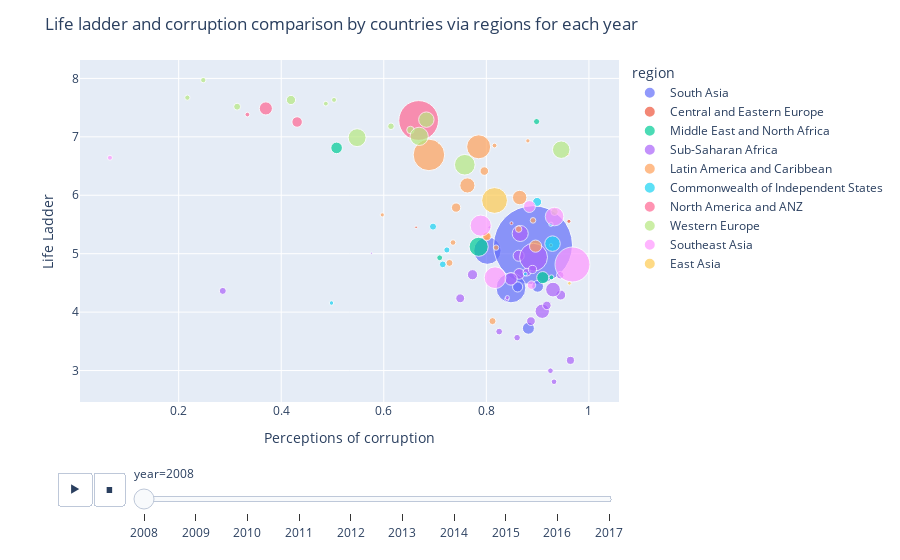

Notebook code for this chart:
### Markdown cell above
<a id='13'></a>
## Relationship Between Happiness and Corruption

### Code cell
fig=px.scatter(pop_df,
              x="Perceptions of corruption",
              y="Life Ladder",
              animation_frame="year",
              animation_group="Country name",
              size="population",
              color="region",
              hover_name="Country name",
              size_max=60)
fig.update_layout(title="Life ladder and corruption comparison by countries via regions for each year")
fig.show()

### Figure 1 — Plotly figure (JSON) as saved in the notebook; plotly's stock layout.template omitted (floating-point values rounded to 4 significant figures)
{"data": [{"hovertemplate": "<b>%{hovertext}</b><br><br>region=South Asia<br>year=2008<br>Perceptions of corruption=%{x}<br>Life Ladder=%{y}<br>population=%{marker.size}<extra></extra>", "hovertext": ["Afghanistan", "Bangladesh", "India", "Nepal", "Pakistan", "Sri Lanka"], "ids": ["Afghanistan", "Bangladesh", "India", "Nepal", "Pakistan", "Sri Lanka"], "legendgroup": "South Asia", "marker": {"color": "#636efa", "size": [27722276, 144304167, 1200669765, 26666576, 171648986, 19983984], "sizemode": "area", "sizeref": 385100.0, "symbol": "circle"}, "mode": "markers", "name": "South Asia", "orientation": "v", "showlegend": true, "type": "scatter", "x": [0.882, 0.802, 0.891, 0.9, 0.848, 0.861], "xaxis": "x", "y": [3.724, 5.052, 5.146, 4.441, 4.414, 4.431], "yaxis": "y"}, {"hovertemplate": "<b>%{hovertext}</b><br><br>region=Central and Eastern Europe<br>year=2008<br>Perceptions of corruption=%{x}<br>Life Ladder=%{y}<br>population=%{marker.size}<extra></extra>", "hovertext": ["Estonia", "Kosovo", "Latvia", "Lithuania"], "ids": ["Estonia", "Kosovo", "Latvia", "Lithuania"], "legendgroup": "Central and Eastern Europe", "marker": {"color": "#EF553B", "size": [1337090, 1747383, 2177322, 3198231], "sizemode": "area", "sizeref": 385100.0, "symbol": "circle"}, "mode": "markers", "name": "Central and Eastern Europe", "orientation": "v", "showlegend": true, "type": "scatter", "x": [0.663, 0.849, 0.926, 0.961], "xaxis": "x", "y": [5.452, 5.522, 5.145, 5.554], "yaxis": "y"}, {"hovertemplate": "<b>%{hovertext}</b><br><br>region=Middle East and North Africa<br>year=2008<br>Perceptions of corruption=%{x}<br>Life Ladder=%{y}<br>population=%{marker.size}<extra></extra>", "hovertext": ["Iraq", "Israel", "Jordan", "Lebanon", "Saudi Arabia", "Turkey"], "ids": ["Iraq", "Israel", "Jordan", "Lebanon", "Saudi Arabia", "Turkey"], "legendgroup": "Middle East and North Africa", "marker": {"color": "#00cc96", "size": [28385746, 7308800, 6556478, 4764741, 25888541, 70418604], "sizemode": "area", "sizeref": 385100.0, "symbol": "circle"}, "mode": "markers", "name": "Middle East and North Africa", "orientation": "v", "showlegend": true, "type": "scatter", "x": [0.91, 0.898, 0.709, 0.927, 0.508, 0.785], "xaxis": "x", "y": [4.59, 7.261, 4.93, 4.595, 6.811, 5.118], "yaxis": "y"}, {"hovertemplate": "<b>%{hovertext}</b><br><br>region=Sub-Saharan Africa<br>year=2008<br>Perceptions of corruption=%{x}<br>Life Ladder=%{y}<br>population=%{marker.size}<extra></extra>", "hovertext": ["Benin", "Botswana", "Burkina Faso", "Burundi", "Cameroon", "Chad", "Djibouti", "Ghana", "Kenya", "Liberia", "Madagascar", "Mali", "Mauritania", "Mozambique", "Niger", "Nigeria", "Rwanda", "Senegal", "Sierra Leone", "South Africa", "Tanzania", "Togo", "Uganda", "Zambia", "Zimbabwe"], "ids": ["Benin", "Botswana", "Burkina Faso", "Burundi", "Cameroon", "Chad", "Djibouti", "Ghana", "Kenya", "Liberia", "Madagascar", "Mali", "Mauritania", "Mozambique", "Niger", "Nigeria", "Rwanda", "Senegal", "Sierra Leone", "South Africa", "Tanzania", "Togo", "Uganda", "Zambia", "Zimbabwe"], "legendgroup": "Sub-Saharan Africa", "marker": {"color": "#ab63fa", "size": [8696921, 1915639, 14689725, 8126102, 19252666, 11183588, 816358, 23563825, 39791981, 3607860, 19996473, 14113577, 3296238, 22276596, 15250908, 150269623, 9524534, 12004701, 6133603, 49779471, 41853944, 6083420, 30431736, 12848530, 12379549], "sizemode": "area", "sizeref": 385100.0, "symbol": "circle"}, "mode": "markers", "name": "Sub-Saharan Africa", "orientation": "v", "showlegend": true, "type": "scatter", "x": [0.825, 0.806, 0.887, 0.86, 0.945, 0.944, 0.576, 0.863, 0.909, 0.84, 0.773, 0.918, 0.841, 0.864, 0.749, 0.892, 0.286, 0.879, 0.925, 0.866, 0.93, 0.932, 0.848, 0.89, 0.964], "xaxis": "x", "y": [3.667, 5.451, 3.846, 3.563, 4.292, 4.632, 5.009, 4.965, 4.015, 4.221, 4.64, 4.115, 4.248, 4.654, 4.236, 4.939, 4.363, 4.683, 2.997, 5.346, 4.385, 2.808, 4.569, 4.73, 3.174], "yaxis": "y"}, {"hovertemplate": "<b>%{hovertext}</b><br><br>region=Latin America and Caribbean<br>year=2008<br>Perceptions of corruption=%{x}<br>Life Ladder=%{y}<br>population=%{marker.size}<extra></extra>", "hovertext": ["Argentina", "Bolivia", "Brazil", "Chile", "Colombia", "Costa Rica", "Dominican Republic", "Ecuador", "El Salvador", "Guatemala", "Haiti", "Honduras", "Mexico", "Nicaragua", "Panama", "Paraguay", "Peru", "Trinidad and Tobago", "Uruguay"], "ids": ["Argentina", "Bolivia", "Brazil", "Chile", "Colombia", "Costa Rica", "Dominican Republic", "Ecuador", "El Salvador", "Guatemala", "Haiti", "Honduras", "Mexico", "Nicaragua", "Panama", "Paraguay", "Peru", "Trinidad and Tobago", "Uruguay"], "legendgroup": "Latin America and Caribbean", "marker": {"color": "#FFA15A", "size": [40080160, 9721454, 192030362, 16708258, 44254975, 4463125, 9458075, 14535739, 6131764, 14006428, 9646580, 7980955, 110815271, 5667432, 3516204, 6081296, 28562317, 1314443, 3340221], "sizemode": "area", "sizeref": 385100.0, "symbol": "circle"}, "mode": "markers", "name": "Latin America and Caribbean", "orientation": "v", "showlegend": true, "type": "scatter", "x": [0.865, 0.801, 0.688, 0.741, 0.763, 0.816, 0.728, 0.801, 0.735, 0.796, 0.812, 0.863, 0.785, 0.819, 0.881, 0.891, 0.896, 0.959, 0.597], "xaxis": "x", "y": [5.961, 5.298, 6.691, 5.789, 6.168, 6.851, 4.842, 5.297, 5.191, 6.414, 3.846, 5.42, 6.829, 5.104, 6.931, 5.57, 5.129, 6.696, 5.664], "yaxis": "y"}, {"hovertemplate": "<b>%{hovertext}</b><br><br>region=Commonwealth of Independent States<br>year=2008<br>Perceptions of corruption=%{x}<br>Life Ladder=%{y}<br>population=%{marker.size}<extra></extra>", "hovertext": ["Armenia", "Azerbaijan", "Belarus", "Georgia", "Kazakhstan", "Moldova", "Tajikistan", "Ukraine", "Uzbekistan"], "ids": ["Armenia", "Azerbaijan", "Belarus", "Georgia", "Kazakhstan", "Moldova", "Tajikistan", "Ukraine", "Uzbekistan"], "legendgroup": "Commonwealth of Independent States", "marker": {"color": "#19d3f3", "size": [2907618, 8763400, 9527985, 3848449, 15674000, 3570108, 7209930, 46258200, 27302800], "sizemode": "area", "sizeref": 385100.0, "symbol": "circle"}, "mode": "markers", "name": "Commonwealth of Independent States", "orientation": "v", "showlegend": true, "type": "scatter", "x": [0.876, 0.715, 0.696, 0.498, 0.899, 0.926, 0.723, 0.929, null], "xaxis": "x", "y": [4.652, 4.817, 5.463, 4.156, 5.886, 5.503, 5.064, 5.172, 5.311], "yaxis": "y"}, {"hovertemplate": "<b>%{hovertext}</b><br><br>region=North America and ANZ<br>year=2008<br>Perceptions of corruption=%{x}<br>Life Ladder=%{y}<br>population=%{marker.size}<extra></extra>", "hovertext": ["Australia", "Canada", "New Zealand", "United States"], "ids": ["Australia", "Canada", "New Zealand", "United States"], "legendgroup": "North America and ANZ", "marker": {"color": "#FF6692", "size": [21249200, 33247118, 4259800, 304093966], "sizemode": "area", "sizeref": 385100.0, "symbol": "circle"}, "mode": "markers", "name": "North America and ANZ", "orientation": "v", "showlegend": true, "type": "scatter", "x": [0.431, 0.37, 0.334, 0.668], "xaxis": "x", "y": [7.254, 7.486, 7.381, 7.28], "yaxis": "y"}, {"hovertemplate": "<b>%{hovertext}</b><br><br>region=Western Europe<br>year=2008<br>Perceptions of corruption=%{x}<br>Life Ladder=%{y}<br>population=%{marker.size}<extra></extra>", "hovertext": ["Austria", "Belgium", "Denmark", "Finland", "France", "Germany", "Iceland", "Ireland", "Italy", "Netherlands", "Norway", "Portugal", "Spain", "Sweden", "United Kingdom"], "ids": ["Austria", "Belgium", "Denmark", "Finland", "France", "Germany", "Iceland", "Ireland", "Italy", "Netherlands", "Norway", "Portugal", "Spain", "Sweden", "United Kingdom"], "legendgroup": "Western Europe", "marker": {"color": "#B6E880", "size": [8321496, 10709973, 5493621, 5313399, 64374984, 82110097, 317414, 4489544, 58826731, 16445593, 4768212, 10558177, 45954106, 9219637, 61806995], "sizemode": "area", "sizeref": 385100.0, "symbol": "circle"}, "mode": "markers", "name": "Western Europe", "orientation": "v", "showlegend": true, "type": "scatter", "x": [0.614, 0.652, 0.248, 0.217, 0.669, 0.758, 0.708, 0.487, 0.946, 0.419, 0.503, 0.933, 0.683, 0.314, 0.548], "xaxis": "x", "y": [7.181, 7.117, 7.971, 7.671, 7.008, 6.522, 6.888, 7.568, 6.78, 7.631, 7.632, 5.717, 7.294, 7.516, 6.986], "yaxis": "y"}, {"hovertemplate": "<b>%{hovertext}</b><br><br>region=Southeast Asia<br>year=2008<br>Perceptions of corruption=%{x}<br>Life Ladder=%{y}<br>population=%{marker.size}<extra></extra>", "hovertext": ["Cambodia", "Indonesia", "Malaysia", "Philippines", "Singapore", "Thailand", "Vietnam"], "ids": ["Cambodia", "Indonesia", "Malaysia", "Philippines", "Singapore", "Thailand", "Vietnam"], "legendgroup": "Southeast Asia", "marker": {"color": "#FF97FF", "size": [13883834, 235469762, 27236006, 90901965, 4839396, 66530984, 86243413], "sizemode": "area", "sizeref": 385100.0, "symbol": "circle"}, "mode": "markers", "name": "Southeast Asia", "orientation": "v", "showlegend": true, "type": "scatter", "x": [0.888, 0.968, 0.884, 0.817, 0.066, 0.933, 0.789], "xaxis": "x", "y": [4.462, 4.815, 5.807, 4.589, 6.642, 5.636, 5.48], "yaxis": "y"}, {"hovertemplate": "<b>%{hovertext}</b><br><br>region=East Asia<br>year=2008<br>Perceptions of corruption=%{x}<br>Life Ladder=%{y}<br>population=%{marker.size}<extra></extra>", "hovertext": ["China", "Japan", "Mongolia"], "ids": ["China", "Japan", "Mongolia"], "legendgroup": "East Asia", "marker": {"color": "#FECB52", "size": [1324655000, 128063000, 2631898], "sizemode": "area", "sizeref": 385100.0, "symbol": "circle"}, "mode": "markers", "name": "East Asia", "orientation": "v", "showlegend": true, "type": "scatter", "x": [null, 0.816, 0.962], "xaxis": "x", "y": [4.846, 5.911, 4.493], "yaxis": "y"}], "layout": {"legend": {"itemsizing": "constant", "title": {"text": "region"}, "tracegroupgap": 0}, "margin": {"t": 60}, "sliders": [{"active": 0, "currentvalue": {"prefix": "year="}, "len": 0.9, "pad": {"b": 10, "t": 60}, "steps": [{"args": [["2008"], {"frame": {"duration": 0, "redraw": false}, "fromcurrent": true, "mode": "immediate", "transition": {"duration": 0, "easing": "linear"}}], "label": "2008", "method": "animate"}, {"args": [["2009"], {"frame": {"duration": 0, "redraw": false}, "fromcurrent": true, "mode": "immediate", "transition": {"duration": 0, "easing": "linear"}}], "label": "2009", "method": "animate"}, {"args": [["2010"], {"frame": {"duration": 0, "redraw": false}, "fromcurrent": true, "mode": "immediate", "transition": {"duration": 0, "easing": "linear"}}], "label": "2010", "method": "animate"}, {"args": [["2011"], {"frame": {"duration": 0, "redraw": false}, "fromcurrent": true, "mode": "immediate", "transition": {"duration": 0, "easing": "linear"}}], "label": "2011", "method": "animate"}, {"args": [["2012"], {"frame": {"duration": 0, "redraw": false}, "fromcurrent": true, "mode": "immediate", "transition": {"duration": 0, "easing": "linear"}}], "label": "2012", "method": "animate"}, {"args": [["2013"], {"frame": {"duration": 0, "redraw": false}, "fromcurrent": true, "mode": "immediate", "transition": {"duration": 0, "easing": "linear"}}], "label": "2013", "method": "animate"}, {"args": [["2014"], {"frame": {"duration": 0, "redraw": false}, "fromcurrent": true, "mode": "immediate", "transition": {"duration": 0, "easing": "linear"}}], "label": "2014", "method": "animate"}, {"args": [["2015"], {"frame": {"duration": 0, "redraw": false}, "fromcurrent": true, "mode": "immediate", "transition": {"duration": 0, "easing": "linear"}}], "label": "2015", "method": "animate"}, {"args": [["2016"], {"frame": {"duration": 0, "redraw": false}, "fromcurrent": true, "mode": "immediate", "transition": {"duration": 0, "easing": "linear"}}], "label": "2016", "method": "animate"}, {"args": [["2017"], {"frame": {"duration": 0, "redraw": false}, "fromcurrent": true, "mode": "immediate", "transition": {"duration": 0, "easing": "linear"}}], "label": "2017", "method": "animate"}], "x": 0.1, "xanchor": "left", "y": 0, "yanchor": "top"}], "title": {"text": "Life ladder and corruption comparison by countries via regions for each year"}, "updatemenus": [{"buttons": [{"args": [null, {"frame": {"duration": 500, "redraw": false}, "fromcurrent": true, "mode": "immediate", "transition": {"duration": 500, "easing": "linear"}}], "label": "&#9654;", "method": "animate"}, {"args": [[null], {"frame": {"duration": 0, "redraw": false}, "fromcurrent": true, "mode": "immediate", "transition": {"duration": 0, "easing": "linear"}}], "label": "&#9724;", "method": "animate"}], "direction": "left", "pad": {"r": 10, "t": 70}, "showactive": false, "type": "buttons", "x": 0.1, "xanchor": "right", "y": 0, "yanchor": "top"}], "xaxis": {"anchor": "y", "domain": [0.0, 1.0], "title": {"text": "Perceptions of corruption"}}, "yaxis": {"anchor": "x", "domain": [0.0, 1.0], "title": {"text": "Life Ladder"}}}}
